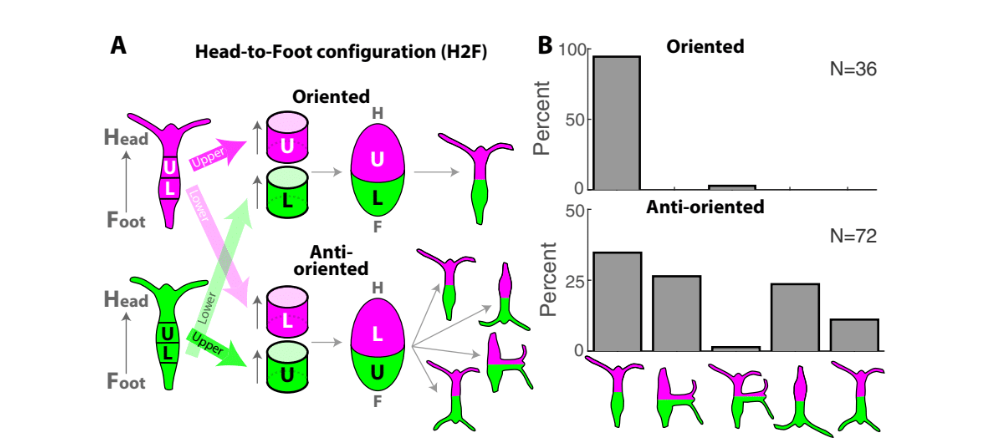
#> input picture poster/assets/livshits_h2f_experiment.png, 1005 x 443 px
$ python process_assets.py
#> lines starting #> are read from the running program, lines starting #| are printed output that depends on the picture
#> in main, liv is the input picture: shape (443, 1005, 4); mean R, G, B, A 234.9, 233.7, 234.9, 255
"""Prepare poster assets so they sit on the poster background.

- livshits_h2f_experiment.png : white background -> transparent (colour-to-alpha)
- heidelberg_logo.png         : black text/line -> white, for the dark petrol header
- tursch_cut_tied.png         : white background -> poster paper colour, soft fade at edges
- steichele2024_control_regeneration.jpg, kadu2012_grafting.jpg
                              : white gaps / frames -> poster paper colour

Run from the poster2 folder:  python scripts/process_assets.py
"""
from pathlib import Path

import numpy as np
from PIL import Image

ASSETS = Path(__file__).resolve().parent.parent / "assets"


def white_to_alpha(rgba: np.ndarray) -> np.ndarray:
    """GIMP-style colour-to-alpha for white: keeps anti-aliasing clean."""
    rgb = rgba[..., :3].astype(float) / 255.0
    a0 = rgba[..., 3].astype(float) / 255.0
#> a0: shape (443, 1005) float64; every value is 1
    alpha = (1.0 - rgb).max(axis=-1)                      # distance from white
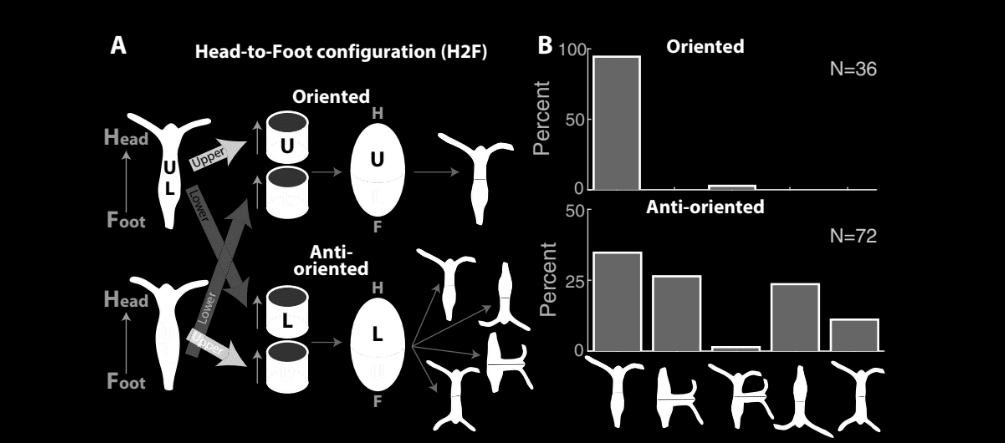
#> alpha: shape (443, 1005) float64; min 0, max 1, mean 0.108
    safe = np.where(alpha > 0, alpha, 1.0)[..., None]
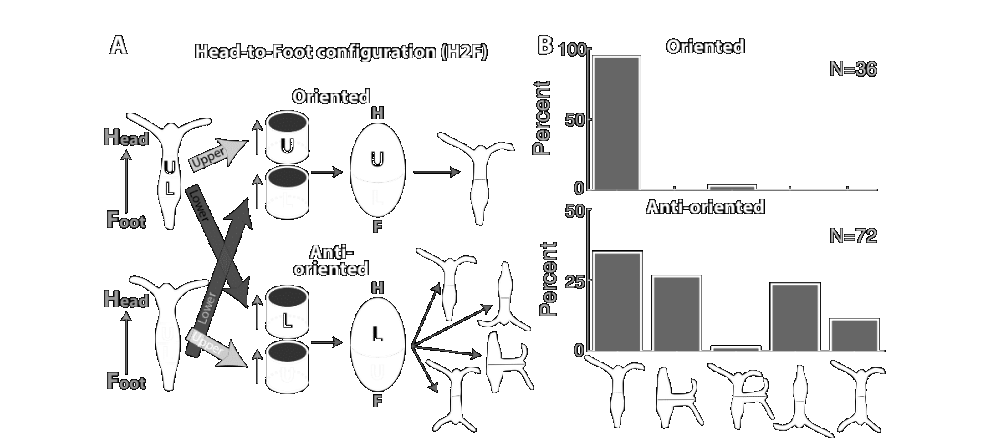
#> safe: shape (443, 1005, 1) float64; min 0.00392, max 1, mean 0.927
    col = (rgb - (1.0 - alpha)[..., None]) / safe          # un-premultiply
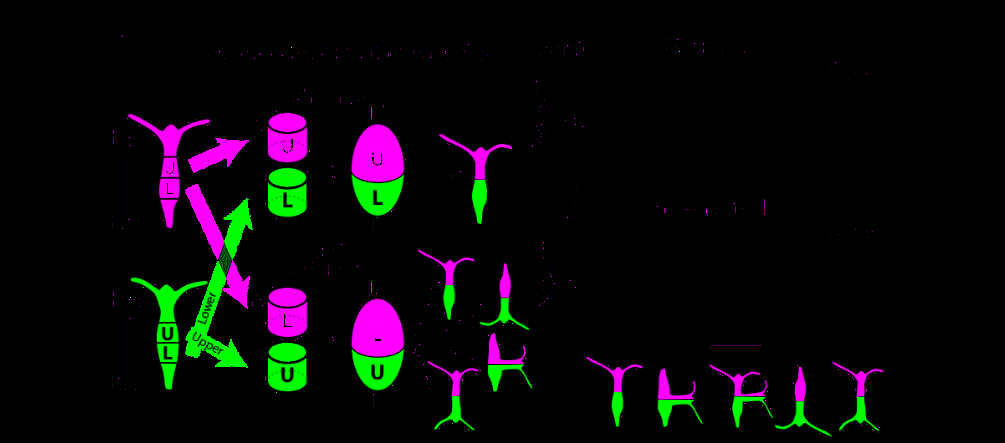
#> col: shape (443, 1005, 3) float64; mean R, G, B 0.0362, 0.0302, 0.0364; drawn with min black and max white
    out = np.empty_like(rgba)
    out[..., :3] = np.clip(col * 255 + 0.5, 0, 255).astype(np.uint8)
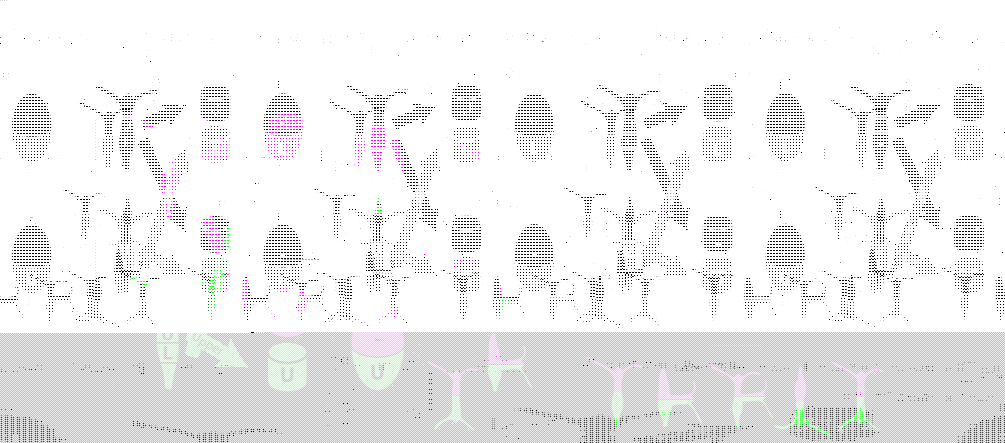
#> out: shape (443, 1005, 4); mean R, G, B, A 9.2, 7.7, 9.3, 17.5; transparent parts drawn white
    out[..., 3] = np.clip(alpha * a0 * 255 + 0.5, 0, 255).astype(np.uint8)
    return out


def neutral_to_white(rgba: np.ndarray, sat_max: float = 0.12) -> np.ndarray:
    """Recolour neutral (grey/black) pixels to white, keep saturated ones (the seal)."""
    rgb = rgba[..., :3].astype(float) / 255.0
    mx, mn = rgb.max(axis=-1), rgb.min(axis=-1)
    sat = np.where(mx > 0, (mx - mn) / np.maximum(mx, 1e-6), 0)
    neutral = (sat < sat_max) & (rgba[..., 3] > 0)
    out = rgba.copy()
    out[neutral, :3] = 255
    return out


PAPER = np.array([0xF4, 0xF6, 0xF5], dtype=float) / 255.0


def to_paper(rgba: np.ndarray, feather: int = 14) -> np.ndarray:
    """Multiply-blend onto the poster paper colour (white -> paper) and fade light
    pixels near the border smoothly into paper, so the figure has no visible edge."""
    rgb = rgba[..., :3].astype(float) / 255.0
    a = rgba[..., 3:4].astype(float) / 255.0
    rgb = rgb * a + (1.0 - a)                     # flatten any transparency onto white
    rgb = rgb * PAPER                             # white becomes paper, content ~unchanged
    h, w = rgb.shape[:2]
    y, x = np.mgrid[0:h, 0:w]
    d = np.minimum.reduce([x, y, w - 1 - x, h - 1 - y]).astype(float)
    t = np.clip(d / feather, 0, 1)
    fade = (t * t * (3 - 2 * t))[..., None]       # smoothstep 0 at edge -> 1 inside
    light = np.clip((rgb.mean(axis=-1, keepdims=True) - 0.55) / 0.3, 0, 1)
    k = 1 - (1 - fade) * light                    # only fade light (background) pixels
    rgb = rgb * k + PAPER * (1 - k)
    out = np.empty((h, w, 4), dtype=np.uint8)
    out[..., :3] = np.clip(rgb * 255 + 0.5, 0, 255).astype(np.uint8)
    out[..., 3] = 255
    return out


def main() -> None:
    liv = np.array(Image.open(ASSETS / "livshits_h2f_experiment.png").convert("RGBA"))
    liv_t = Image.fromarray(white_to_alpha(liv))
    liv_t = liv_t.crop(liv_t.getchannel("A").point(lambda a: 255 if a > 8 else 0).getbbox())
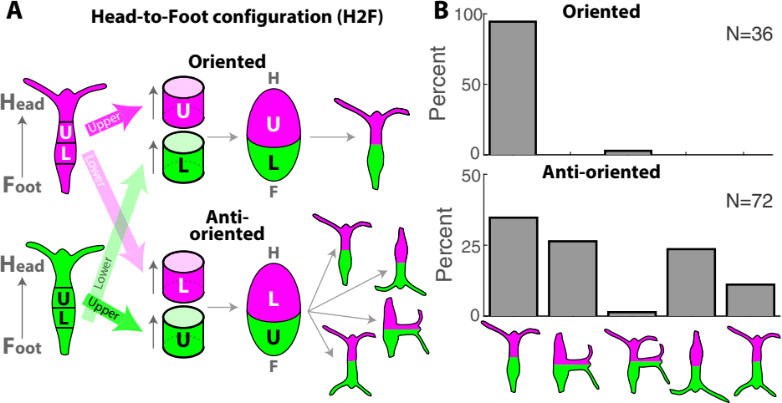
#> liv_t: PIL image 782x403 RGBA; mean R, G, B, A 13, 10.9, 13.1, 38.8; transparent parts drawn white
    liv_t.save(ASSETS / "livshits_h2f_experiment_transparent.png")

#> (the run stopped early here; a loop or call above may not have finished)

$ run again, with poster/assets/hydra.png copied over poster/assets/livshits_h2f_experiment.png
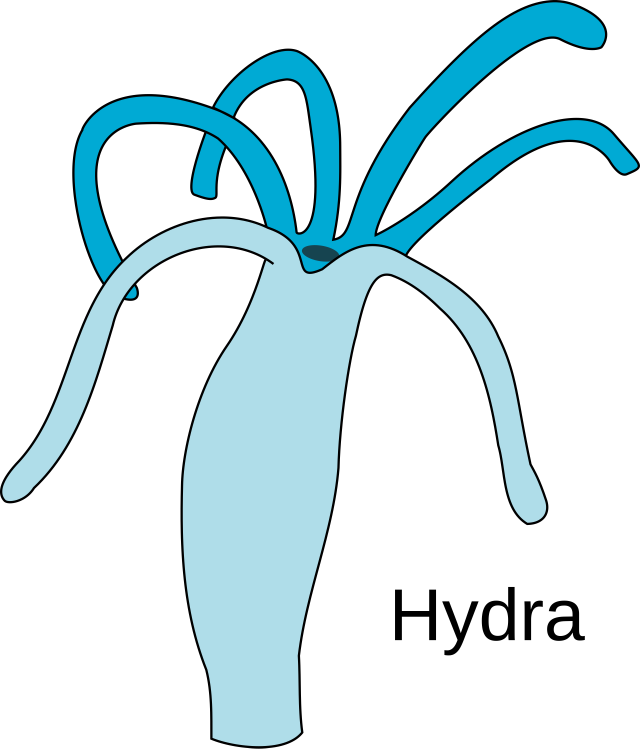
#> input picture poster/assets/hydra.png, 1920 x 2246 px (shown at 1/3 size)
#> in main, liv is the input picture: shape (2246, 1920, 4); mean R, G, B, A 29, 49.4, 54.5, 70.1
#> in white_to_alpha, `a0 = rgba[..., 3].astype(float) / 255.0`:
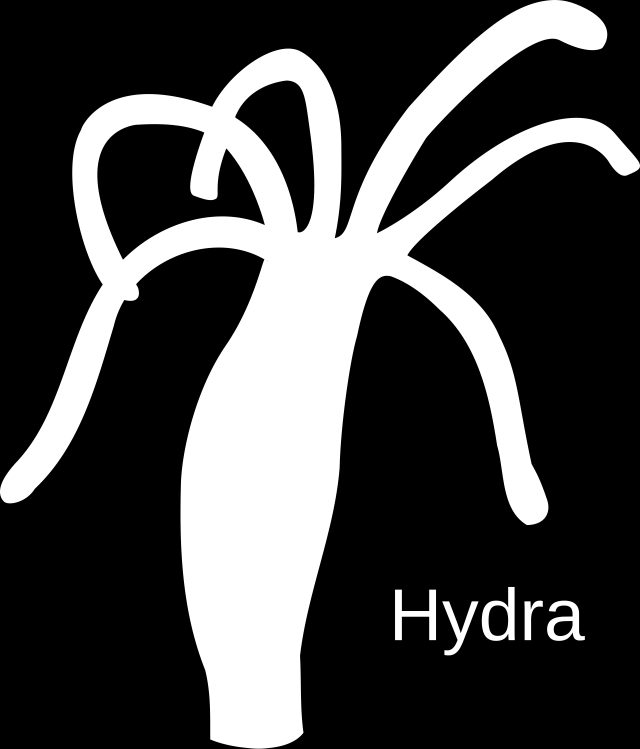
#> a0: shape (2246, 1920) float64 (shown at 1/3 size); min 0, max 1, mean 0.275
#> in white_to_alpha, `out[..., :3] = np.clip(col * 255 + 0.5, 0, 255).astype(np.uint8)`:
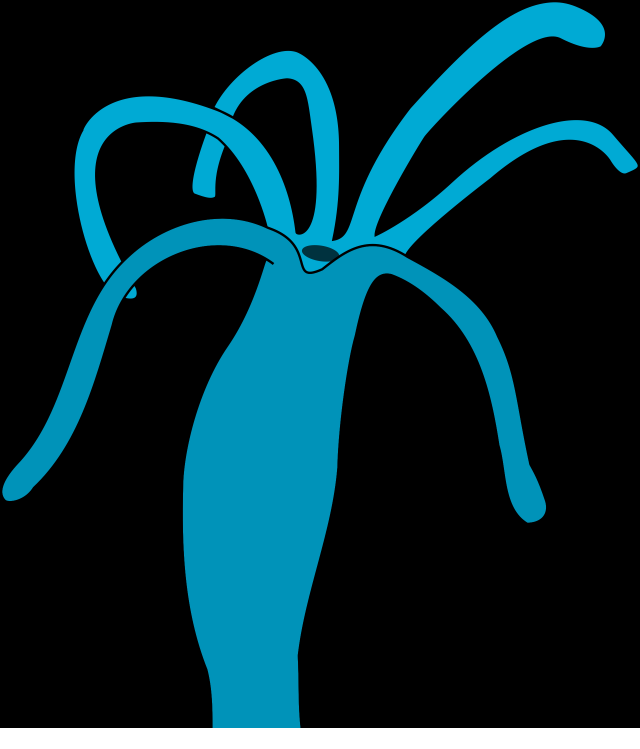
#> out: shape (2246, 1920, 4) (shown at 1/3 size); mean R, G, B, A 0, 37, 46.5, 248; transparent parts drawn white
